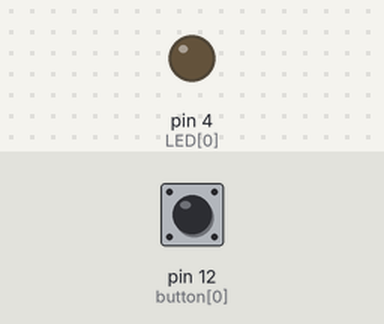
The sketch below on a simulated Arduino Uno, built with avr-gcc and run on an emulated ATmega328P. Shown: output pins drawn as LEDs (lit = HIGH). The inputs (shaded band) are chosen by the test bench; at power-on: pin 12 (button[0]) LOW.

Above: at 1.2 s.
1.3 s: pin 12 (button[0]) pulled HIGH for 0.15 s
At 1.45 s:
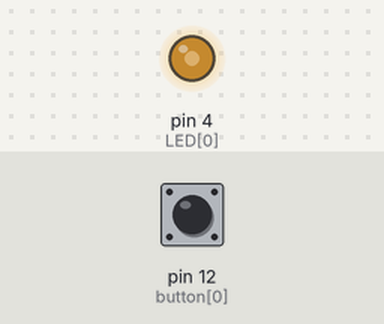
3.0 s: pin 12 (button[0]) pulled HIGH for 1 s
At 5.2 s:
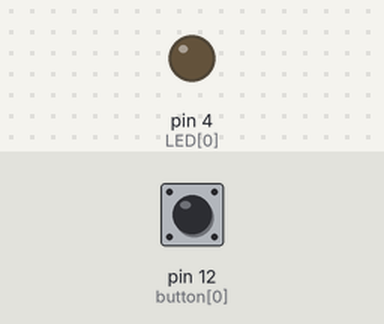
5.5 s: pin 12 (button[0]) pulled HIGH for 3.2 s
At 6.2 s:
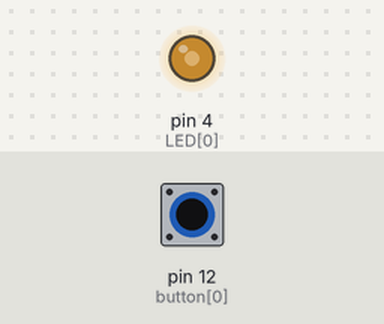
Timing chart, 0 to 10.3 s (numbered marks = the images above; inputs shaded):
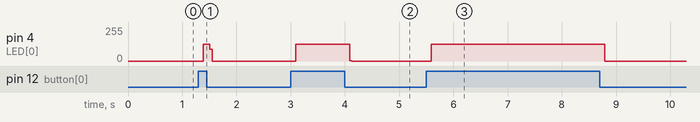

The sketch:

testDebounce.ino
```cpp
int button[3]={12,11,10};
int LED[3]={4,3,2};
int buttonState[3]={LOW,HIGH,HIGH};
int lastButtonState[3]={LOW,HIGH,HIGH};
long lastDebounceTime[3]={0,0,0};
long debounceDelay=50;
void setup() {
  // put your setup code here, to run once:
  pinMode(button[0],INPUT);
  pinMode(LED[0],OUTPUT);

}
void checkDebounce(int a)
{
  int reading=digitalRead(button[a]);

  if(reading!=lastButtonState[a])
  {
    lastDebounceTime[a]=millis();
  }
  if((millis()-lastDebounceTime[a])>debounceDelay)
  {
    if(reading!=buttonState[a])
    {
      buttonState[a]=reading;
    }
  }
  lastButtonState[a]=reading;
}
void loop() {
  // put your main code here, to run repeatedly:
  checkDebounce(0);


  if(buttonState[0]==HIGH)
  {
    if(digitalRead(LED[0])==LOW)
      digitalWrite(LED[0],HIGH);
    else
      digitalWrite(LED[0],LOW);
  }

}
```

Measured:
- after the input at 1.3 s, pin 4 (LED[0]): 0/255 → 127/255 after 0.09 s, → 0/255 0.12 s later
- after the input at 3.0 s, pin 4 (LED[0]): 0/255 → 127/255 after 0.09 s, → 0/255 1.0 s later
- after the input at 5.5 s, pin 4 (LED[0]): 0/255 → 127/255 after 0.09 s, → 0/255 3.2 s later
